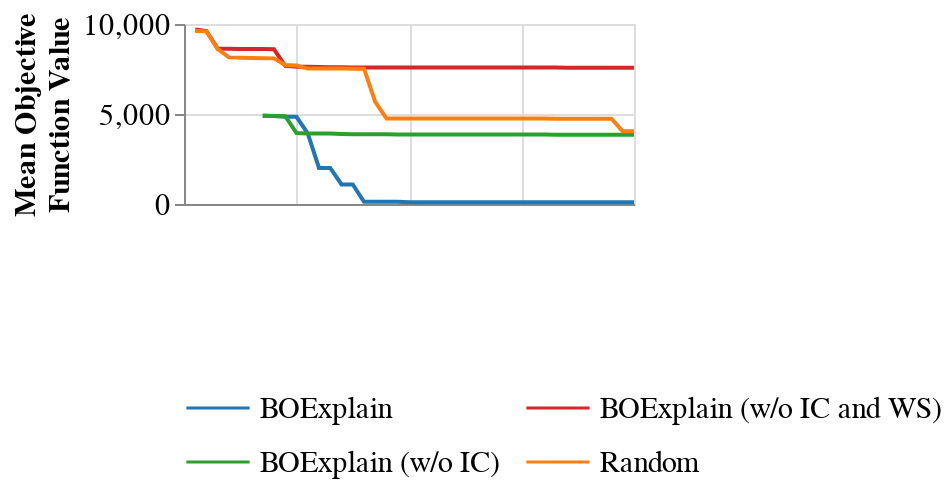

This figure's notebook cell:
### Markdown cell above
# Recreate Figure 7

From the output of the above call to the BOExplain APi, the following two cells can be used to recreate Figure 7 from the paper.

### Code cell
import pandas as pd
import altair as alt
import numpy as np
alt.data_transformers.disable_max_rows()

from json import loads
experiments = {}

fo = open("results/house.json", "r")
for i, line in enumerate(fo.readlines()):
    experiments[i] = loads(line)
fo.close()

df = pd.DataFrame({}, columns=["Algorithm", "Time (seconds)", "Value"])
for i in range(len(experiments)):
    df_new = pd.DataFrame.from_dict({"Algorithm": experiments[i]["cat_enc"],
                        "Time (seconds)": list(range(5, experiments[i]["runtime"]+5, 5)),
                        "Value": experiments[i]["time_array"]},
                                orient='index').T
    df = df.append(df_new)

df = df.explode("Value")
df = df.set_index(['Algorithm']).apply(pd.Series.explode).reset_index()
df["Algorithm"] = df["Algorithm"].replace({"categorical_warm_start": "BOExplain (w/o IC)", 
                 "categorical": "BOExplain (w/o IC and WS)",
                "individual_contribution_warm_start_top1": "BOExplain",
                np.nan: "Random"})


domain = ["BOExplain", "BOExplain (w/o IC)", "BOExplain (w/o IC and WS)", "Random"]
range_ = ["#1f77b4", "#2ca02c", "#d62728", "#ff7f0e"]

line = alt.Chart(df).mark_line().encode(
    x=alt.X('Time (seconds)', axis=alt.Axis(labels=False, title=None, tickSize=0)),
    y=alt.Y('mean(Value)', title=['Mean Objective', 'Function Value']),
    color=alt.Color("Algorithm", scale=alt.Scale(domain=domain, range=range_))
).properties(
    width=225,
    height=90
)
band = alt.Chart(df).mark_errorband(extent='stdev').encode(
    x='Time (seconds)',
    y=alt.Y('Value', title='Mean Objective Function Value'),
    color=alt.Color("Algorithm")
)
chart = line
chart = chart.configure_title(
    anchor='start',
)
chart.configure_legend(
    title=None,
    orient='none',
    legendX=0,
    legendY=175,
    columns=2,
    labelFontSize=15,
    symbolSize=1000,
    labelLimit=275,
).configure_axis(
    labelFontSize=15,
    titleFontSize=15
).configure_title(
    fontSize=15
)

### Figure 1 — Vega-Lite specification as saved in the notebook (floating-point values rounded to 4 significant figures; data arrays with more than 128 entries replaced by an {"elided": "..."} marker saying what was removed)
{"config": {"view": {"continuousWidth": 400, "continuousHeight": 300}, "axis": {"labelFontSize": 15, "titleFontSize": 15}, "legend": {"columns": 2, "labelFontSize": 15, "labelLimit": 275, "legendX": 0, "legendY": 175, "orient": "none", "symbolSize": 1000, "title": null}, "title": {"fontSize": 15}}, "data": {"name": "data-0004cd987deb04bb697f2af456eb4dd0"}, "mark": "line", "encoding": {"color": {"type": "nominal", "field": "Algorithm", "scale": {"domain": ["BOExplain", "BOExplain (w/o IC)", "BOExplain (w/o IC and WS)", "Random"], "range": ["#1f77b4", "#2ca02c", "#d62728", "#ff7f0e"]}}, "x": {"type": "quantitative", "axis": {"labels": false, "tickSize": 0, "title": null}, "field": "Time (seconds)"}, "y": {"type": "quantitative", "aggregate": "mean", "field": "Value", "title": ["Mean Objective", "Function Value"]}}, "height": 90, "width": 225, "$schema": "https://vega.github.io/schema/vega-lite/v4.8.1.json", "datasets": {"data-0004cd987deb04bb697f2af456eb4dd0": {"elided": "1600 records"}}}
